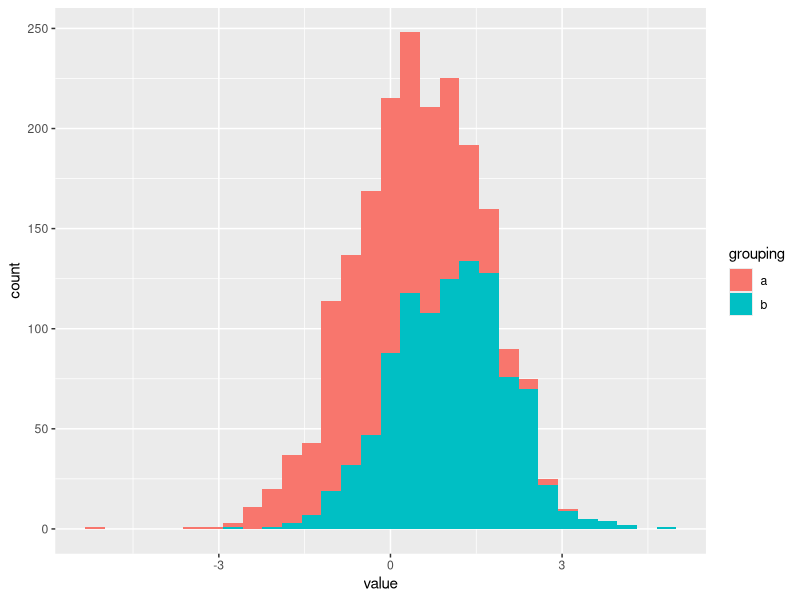
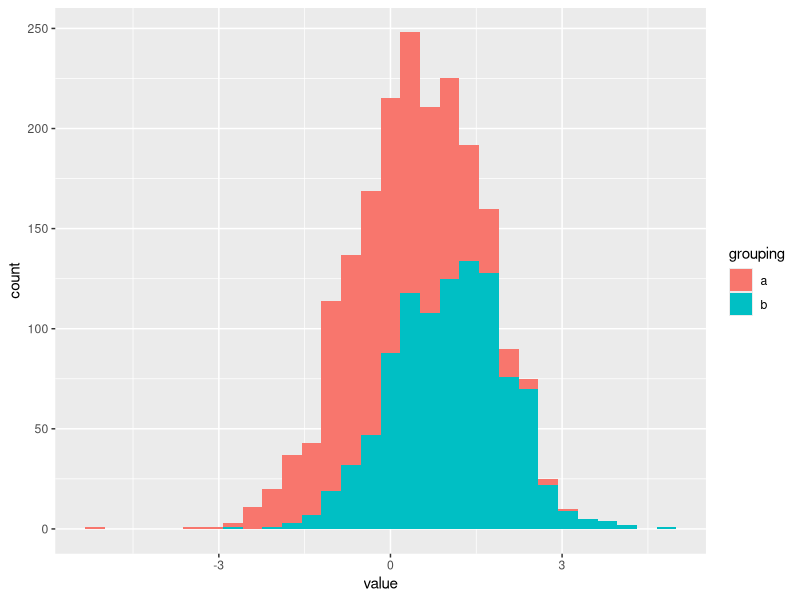
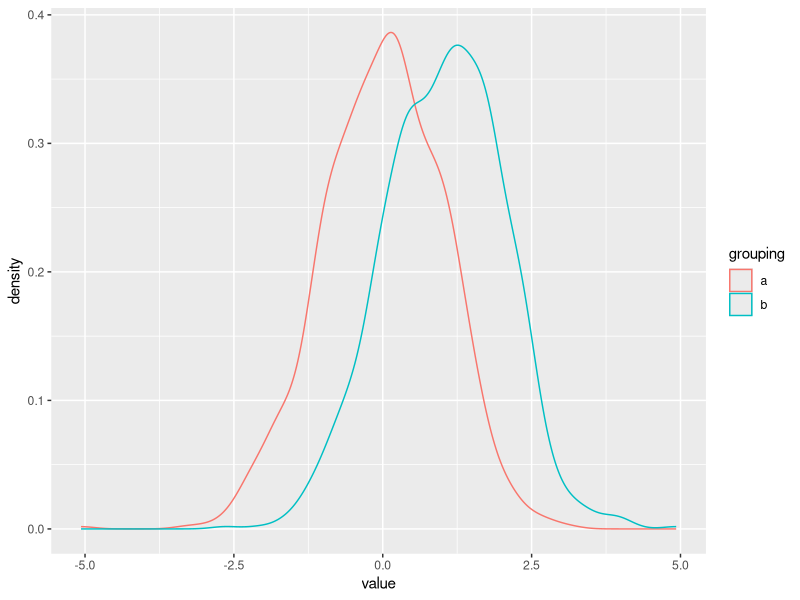
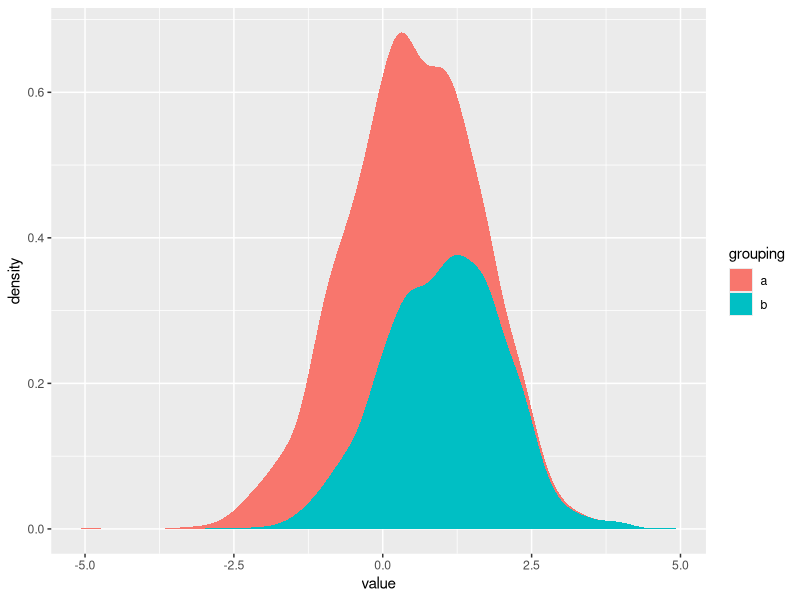
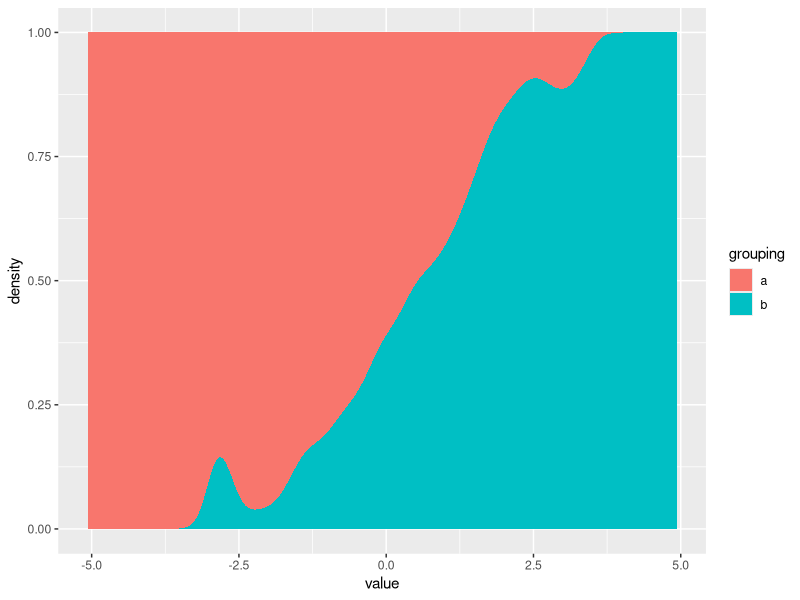

Source code (R) for these figures, in order:
## ---- chunk 1
library(ggplot2)
library(dplyr)
library(tidyr)
## ---- chunk 2
samples = data.frame(a=rnorm(1000, mean=0), b=rnorm(1000, mean=1))
melt_samples = samples %>% gather(grouping, value)
## ---- chunk 3
melt_samples %>% ggplot(aes(x=value)) + geom_histogram(aes(fill=grouping))
## ---- chunk 4
melt_samples %>% ggplot(aes(x=value)) + stat_bin(aes(fill=grouping))
## ---- chunk 5
melt_samples %>% ggplot(aes(x=value)) + geom_density(aes(color=grouping))
## ---- chunk 6
melt_samples %>% ggplot(aes(x=value)) + stat_density(aes(fill=grouping))
## ---- chunk 7
melt_samples %>% ggplot(aes(x=value)) + stat_density(aes(fill=grouping), position='fill')
